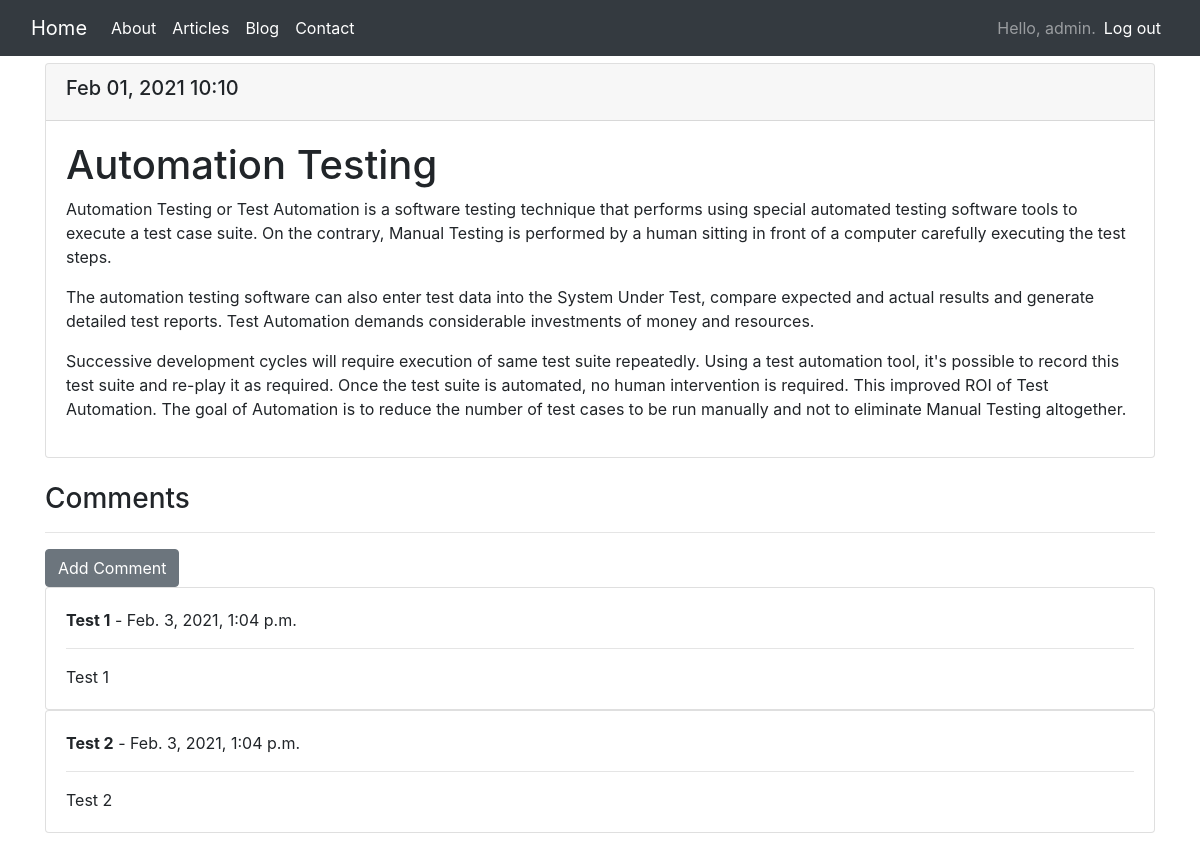
/articles/2/ (signed in), run on the app's committed database.
### new_sites/models.py (models this page shows, shortened)
class ArticleEntry(models.Model):
    article = models.ForeignKey(Article, on_delete=models.CASCADE)
    text = RichTextField(blank=True, null=True)
    date_added = models.DateTimeField(auto_now_add=True)
    class Meta:
        verbose_name_plural = 'articlesentries'

class Comment(models.Model):
    article = models.ForeignKey(Article, related_name="comments", on_delete=models.CASCADE)
    user = models.CharField(max_length=255)
    comment_text = models.TextField()
    date_added = models.DateTimeField(auto_now_add=True)

### new_sites/views.py (the view)
# urls.py: path('articles/<int:article_id>/', views.article, name='article'),
def article(request, article_id):
    article = Article.objects.get(id=article_id)
    articlesentries = article.articleentry_set.order_by('-date_added')
    context = {'article': article, 'articlesentries': articlesentries}
    return render(request, 'new_sites/article.html', context)

### new_sites/models.py (called while the page is built)
    def __str__(self):
        return self.text

### new_sites/templates/new_sites/article.html
{% extends 'new_sites/base.html' %}
{% load bootstrap4 %}
{% block page_header %}
  <h2>{{ article }}</h2>
{% endblock page_header %}
{% block content %}
  {% for articlesentry in articlesentries %}
    <div class="card">
      <div class="card-header">
        <h5>
          {{ articlesentry.date_added|date:'M d, Y H:i' }}
        </h5>
      </div>
    <div class="card-body">
      {{ articlesentry.text|safe}}
    </div>
  </div>
<br>
<h3>Comments</h3>
<hr>
{% if not article.comments.all %}
  No Comments Yet...
<br>
  <br>
      <a href="{% url 'new_sites:add_comment' article.id %}" class="btn btn-secondary" role="button">
        Add Comment
      </a>
{% else %}
      <a href="{% url 'new_sites:add_comment' article.id %}" class="btn btn-secondary" role="button">
        Add Comment
      </a>
        <br>
  {% for comment in article.comments.all %}
    <div class="card" >
      <div class="card-body">
        <strong>{{ comment.user }}</strong> -
          {{ comment.date_added }}
          <hr>
          {{ comment.comment_text }}
      </div>
    </div>
  {% endfor %}
{% endif %}
  {% empty %}
    There are no article entries yet.
  {% endfor %}
<br>
{% endblock content %}

### new_sites/templates/new_sites/base.html (shortened to what this page needs)
{% load bootstrap4 %}
{% load static %}
<!doctype html>
<html lang="en">
<head>
  {% bootstrap_css %}
  <link rel="stylesheet" type="text/css" href="{% static 'new_sites/styles/styles.css' %}">
<body>
    <nav class="navbar navbar-expand-lg navbar-dark fixed-top bg-dark mb-2">
        <div class="container-fluid">
            <a class="navbar-brand" href="{% url 'new_sites:index' %}">Home</a>
            <div class="collapse navbar-collapse" id="navbarSupportedContent">
                <ul class="navbar-nav mr-auto">
                    <li class="nav-item active">
                        <a class="nav-link" href="{% url 'new_sites:about' %}">About </a>
                    </li>
                    <li class="nav-item active">
                        <a class="nav-link" href="{% url 'new_sites:articles' %}">Articles </a>
                    </li>
                    <li class="nav-item active">
                        <a class="nav-link" href="{% url 'new_sites:topics' %}">Blog </a>
                    </li>
                    <li class="nav-item active">
                        <a class="nav-link" href="{% url 'sendmail:contact' %}">Contact </a>
                    </li>
                </ul>
      <ul class="navbar-nav ml-auto">
        {% if user.is_authenticated %}
          <li class="nav-item active">
            <span class="navbar-text"}">Hello, {{ user.username }}.</span>
          </li>
          <li class="nav-item active">
            <a class="nav-link" href="{% url 'users:logout' %}">Log out</a>
          </li>
        {% else %}
          <li class="nav-item active">
            <a class="nav-link" href="{% url 'users:register' %}">Register</a>
          </li>
          <li class="nav-item active">
            <a class="nav-link" href="{% url 'users:login' %}">Log in</a></li>
        {% endif %}
      </ul>
    </div>
  </nav>
  <main role="main" class="container">
    <div class="pb-2 mb-2 border-bottom">
      {% block page_header %}{% endblock page_header %}
    </div>
    <div>
      {% block content %}{% endblock content %}
    </div>
  </main>
</body>
</html>

### new_sites/static/new_sites/styles/styles.css (style rules this page uses)
body { background: white; }

### data on the page
ArticleEntry: date_added "Feb 01, 2021 10:10", text "Automation Testing Automation Testing or Test Automation is a software testing technique that performs using special automated testing software tools to execute a test case suite. On the contrary, Manual Testing is performed by a human sitting in front of a computer carefully executing the test steps. The automation testing software can also enter test data into the System Under Test, compare expected and actual results and generate detailed test reports. Test Automation demands considerable investments of money and resources. Successive development cycles will require execution of same test suite repeatedly. Using a test automation tool, it's possible to record this test suite and re-play…"
Comment: user "Test 1", date_added "Feb. 3, 2021, 1:04 p.m.", comment_text "Test 1"
Comment: user "Test 2", date_added "Feb. 3, 2021, 1:04 p.m.", comment_text "Test 2"

### other printed values
{{ user.username }} "admin"
